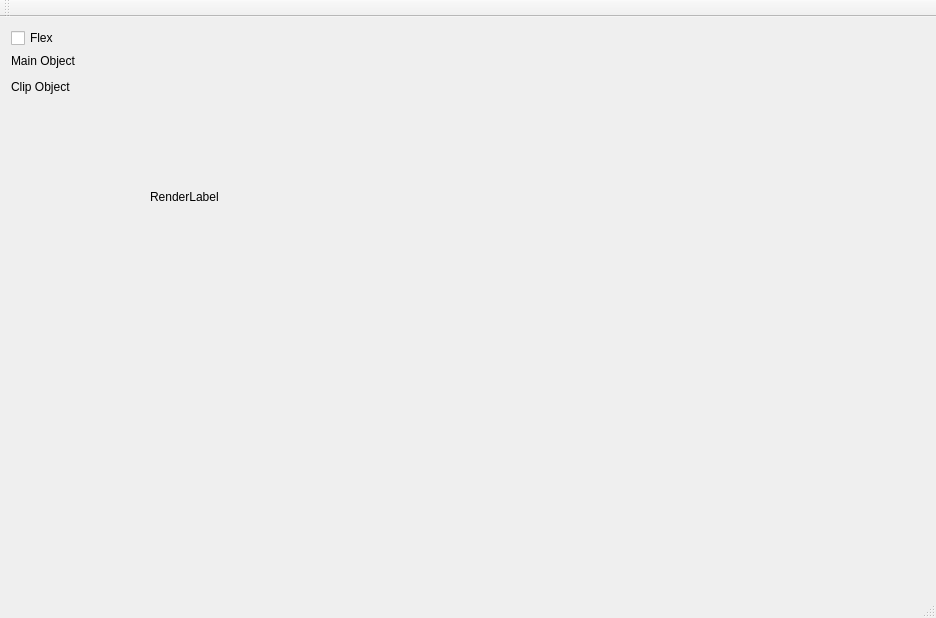
<?xml version="1.0" encoding="UTF-8"?>
<ui version="4.0">
 <class>RenderrerMainWindowClass</class>
 <widget class="QMainWindow" name="RenderrerMainWindowClass">
  <property name="geometry">
   <rect>
    <x>0</x>
    <y>0</y>
    <width>936</width>
    <height>618</height>
   </rect>
  </property>
  <property name="windowTitle">
   <string>RenderrerMainWindow</string>
  </property>
  <widget class="QWidget" name="centralWidget">
   <property name="focusPolicy">
    <enum>Qt::ClickFocus</enum>
   </property>
   <widget class="QRenderLabel" name="renderLabel">
    <property name="geometry">
     <rect>
      <x>150</x>
      <y>10</y>
      <width>591</width>
      <height>341</height>
     </rect>
    </property>
    <property name="focusPolicy">
     <enum>Qt::ClickFocus</enum>
    </property>
    <property name="text">
     <string>RenderLabel</string>
    </property>
   </widget>
   <widget class="QWidget" name="verticalLayoutWidget">
    <property name="geometry">
     <rect>
      <x>0</x>
      <y>0</y>
      <width>121</width>
      <height>451</height>
     </rect>
    </property>
    <layout class="QVBoxLayout" name="verticalLayout">
     <item>
      <widget class="QCheckBox" name="checkBox">
       <property name="text">
        <string>Flex</string>
       </property>
      </widget>
     </item>
     <item>
      <widget class="QLabel" name="label">
       <property name="text">
        <string>Main Object</string>
       </property>
      </widget>
     </item>
     <item>
      <widget class="QTransformEditor" name="MainTransformEditor" native="true"/>
     </item>
     <item>
      <widget class="QLabel" name="label_2">
       <property name="text">
        <string>Clip Object</string>
       </property>
      </widget>
     </item>
     <item>
      <widget class="QTransformEditor" name="ClipTransformEditor" native="true"/>
     </item>
     <item>
      <spacer name="verticalSpacer">
       <property name="orientation">
        <enum>Qt::Vertical</enum>
       </property>
       <property name="sizeHint" stdset="0">
        <size>
         <width>20</width>
         <height>40</height>
        </size>
       </property>
      </spacer>
     </item>
    </layout>
   </widget>
  </widget>
  <widget class="QMenuBar" name="menuBar">
   <property name="geometry">
    <rect>
     <x>0</x>
     <y>0</y>
     <width>936</width>
     <height>22</height>
    </rect>
   </property>
  </widget>
  <widget class="QToolBar" name="mainToolBar">
   <attribute name="toolBarArea">
    <enum>TopToolBarArea</enum>
   </attribute>
   <attribute name="toolBarBreak">
    <bool>false</bool>
   </attribute>
  </widget>
  <widget class="QStatusBar" name="statusBar"/>
 </widget>
 <layoutdefault spacing="6" margin="11"/>
 <customwidgets>
  <customwidget>
   <class>QRenderLabel</class>
   <extends>QLabel</extends>
   <header>../QtMy/QRenderLabel.h</header>
  </customwidget>
  <customwidget>
   <class>QTransformEditor</class>
   <extends>QWidget</extends>
   <header>../QtMy/QTransformEditor.h</header>
   <container>1</container>
  </customwidget>
 </customwidgets>
 <resources>
  <include location="RenderrerMainWindow.qrc"/>
 </resources>
 <connections/>
</ui>
